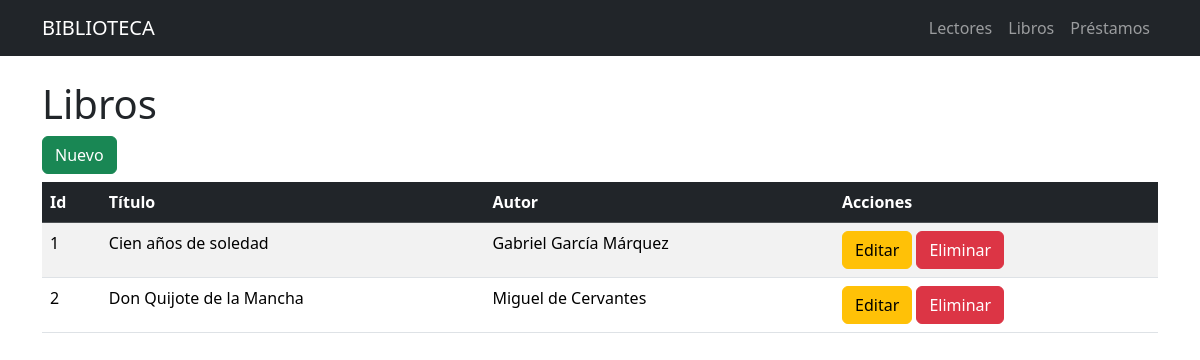
Before: /libros with the older database file.
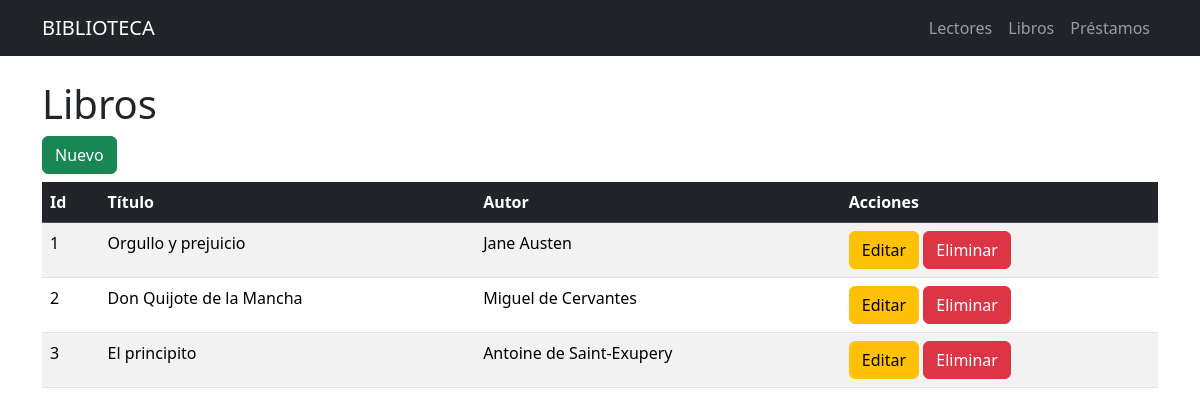
After: the same page with the newer database file.
### tables this page shows
CREATE TABLE libros(
        id INTEGER PRIMARY KEY,
        titulo TEXT NOT NULL,
        autor TEXT NOT NULL
    );

### app.py (the view)
@app.route("/libros")
def libros():
    conn = get_db_connection()
    libros = conn.execute(
        "SELECT * FROM libros"
    ).fetchall()
    conn.close()
    return render_template("libros.html", libros=libros)

### app.py (called while the page is built)
def get_db_connection():
    conn = sqlite3.connect("biblioteca.db")
    conn.row_factory = sqlite3.Row
    return conn

### templates/libros.html
{% extends "base.html" %}
{% block content %}
<h1>Libros</h1>
<a href="{{ url_for('nuevo_libro') }}" class="btn btn-success mb-2">
    Nuevo
</a>
<table class="table table-striped table-hover">
    <thead class="table-dark">
        <tr>
            <th>Id</th>
            <th>Título</th>
            <th>Autor</th>
            <th>Acciones</th>
        </tr>
    </thead>
    <tbody>
        {% for libro in libros %}
        <tr>
            <td>{{ libro.id }}</td>
            <td>{{ libro.titulo }}</td>
            <td>{{ libro.autor }}</td>
            <td>
                <a href="{{ url_for('editar_libro', id=libro.id) }}"
                   class="btn btn-warning">
                    Editar
                </a>
                <a href="{{ url_for('eliminar_libro', id=libro.id) }}"
                   class="btn btn-danger"
                   onclick="return confirm('¿Está seguro?')">
                    Eliminar
                </a>
            </td>
        </tr>
        {% endfor %}
    </tbody>
</table>
{% endblock %}

Changed rows visible on the page:
changed libros id 1: titulo "Cien años de soledad" → "Orgullo y prejuicio"; autor "Gabriel García Márquez" → "Jane Austen"
added libros: id "3", titulo "El principito", autor "Antoine de Saint-Exupery"
